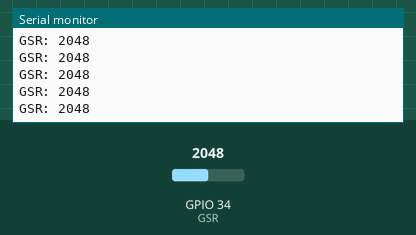
Recording of a sketch running on a simulated ESP32. Parts: the last lines printed to the serial monitor. The test bench sets the inputs (shaded band); at power-on: GPIO 34 (GSR) = 2048.

Above: at 2.2 s.
2.3 s: GPIO 34 (GSR) set to 2866
At 2.54 s:
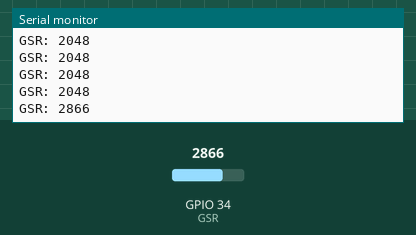
3.8 s: GPIO 34 (GSR) set to 3603
At 3.9 s:
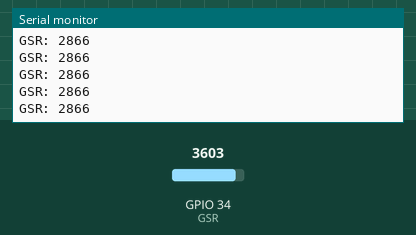
Timing chart, 0 to 6.8 s (numbered marks = the images above; inputs shaded):
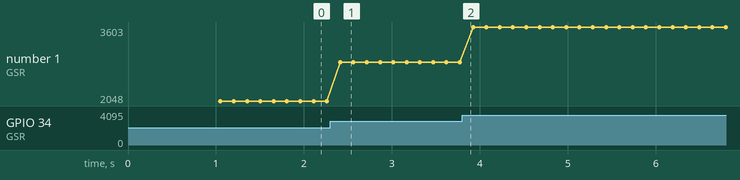

Measured:
- after the input at 2.3 s, the serial monitor: prints a new line after 0.11 s (image 1)
- plotted number 1: 2048 → 2866 after the input at 2.3 s, 2866 → 3603 after the input at 3.8 s

The sketch:

GSRSensor.ino
```cpp
const int GSR = 34;
int sensorValue = 0;
int gsr_average = 0;

void setup() {
  Serial.begin(115200);
  delay(1000);
  Serial.println("GSR Sensor Ready!");
}

void loop() {
  long sum = 0;
  for(int i = 0; i < 10; i++) {
    sensorValue = analogRead(GSR);
    sum += sensorValue;
    delay(5);
  }
  gsr_average = sum / 10;
  Serial.print("GSR: ");
  Serial.println(gsr_average);
  delay(100);
}
```
